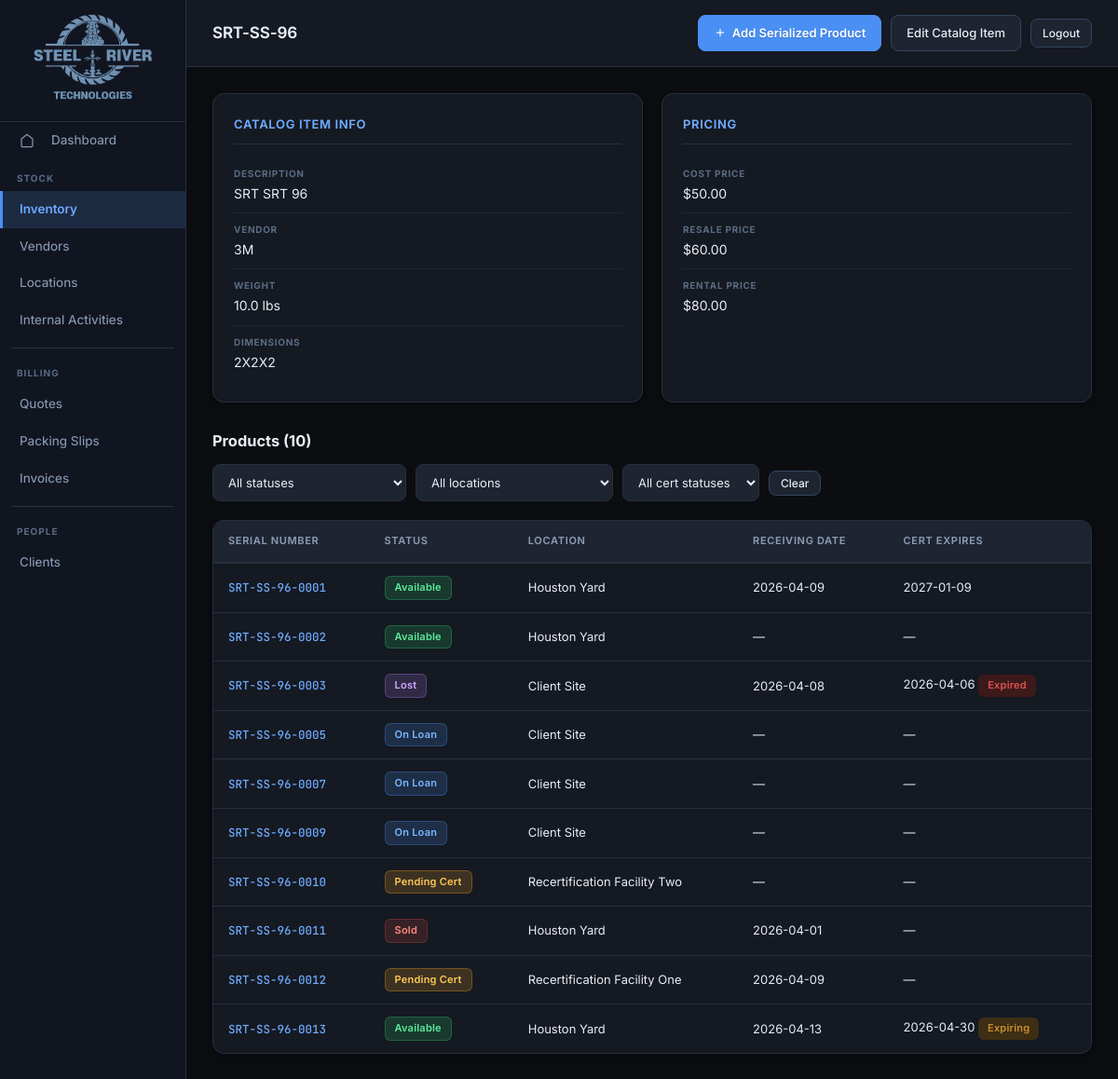
The app's page /inventory/part-number/SRT-SS-96, older data.
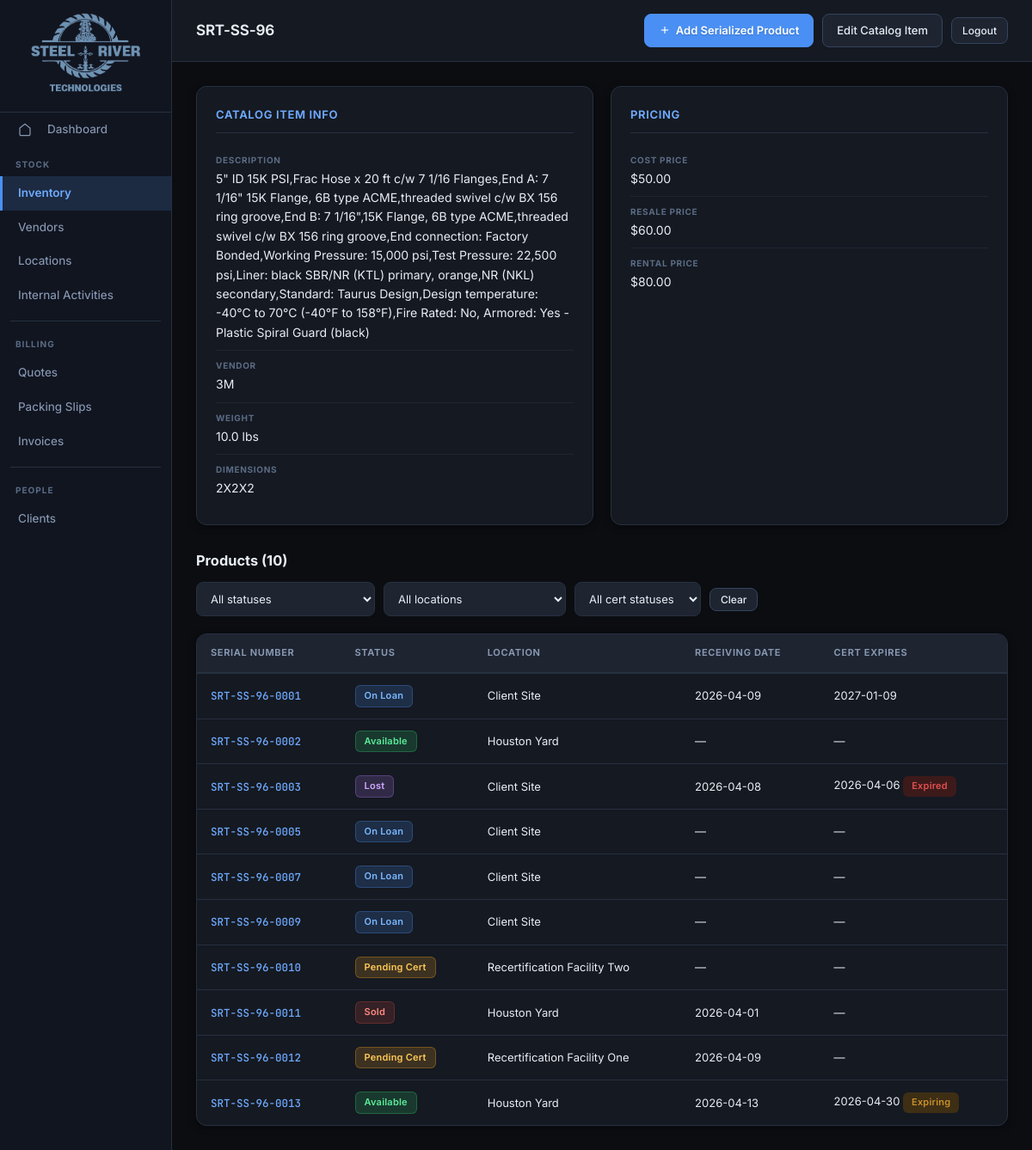
The same page, newer data.
### tables this page shows
CREATE TABLE PartNumber (
    parts_number    TEXT PRIMARY KEY,
    description     TEXT,
    cost_price      REAL,
    resale_price    REAL,
    rental_price    REAL,
    weight          REAL,
    dimensions      TEXT,
    vendor_name     TEXT REFERENCES Vendor(name)
, created_by TEXT, created_at TEXT, modified_by TEXT, modified_at TEXT);

CREATE TABLE "Product" (
            serial_number TEXT PRIMARY KEY,
            parts_number TEXT NOT NULL,
            status TEXT,
            location TEXT,
            receiving_date TEXT,
            certification_expiration_date TEXT, mtr_filename TEXT, drawing_filename TEXT, created_by TEXT, created_at TEXT, modified_by TEXT, modified_at TEXT);

### app/routes/inventory.py (the view)
@router.get("/part-number/{parts_number}", response_class=HTMLResponse)
def partnumber_detail(request: Request, parts_number: str):
    db = get_db()
    partnumber = db.execute(
        """SELECT pn.*, v.name as vendor_name
           FROM PartNumber pn
           LEFT JOIN Vendor v ON pn.vendor_name = v.name
           WHERE pn.parts_number=?""",
        (parts_number,),
    ).fetchone()
    products = db.execute(
        """SELECT p.*,
           (SELECT COUNT(*) FROM Transaction_External_Items WHERE parts_number = p.serial_number) as txn_count
           FROM Product p
           WHERE p.parts_number = ?
           ORDER BY p.serial_number""",
        (parts_number,),
    ).fetchall()
    vendors = db.execute("SELECT * FROM Vendor ORDER BY name").fetchall()
    locations = db.execute("SELECT * FROM Location ORDER BY name").fetchall()
    close_db()
    from datetime import date, timedelta
    today_str = date.today().isoformat()
    today_30_str = (date.today() + timedelta(days=30)).isoformat()
    return templates.TemplateResponse(
        "inventory/partnumber_detail.html",
        {
            "request": request,
            "partnumber": partnumber,
            "products": products,
            "vendors": vendors,
            "locations": locations,
            "status_options": get_status_options(),
            "today": today_str,
            "today_30": today_30_str,
        },
    )

### app/templates/inventory/partnumber_detail.html (shortened to what the changed rows need)
{% extends "base.html" %}
{% block page_title %}{{ partnumber.parts_number }}{% endblock %}
{% set active = "inventory" %}
{% block content %}
<div class="detail-grid">
  <div class="detail-section">
    <div class="detail-row">
      <span class="detail-label">Description</span>
      <span>{{ partnumber.description or "—" }}</span>
    </div>
    <div class="detail-row">
      <span class="detail-label">Vendor</span>
      <span>{{ partnumber.vendor_name or "—" }}</span>
    </div>
    <div class="detail-row">
      <span class="detail-label">Weight</span>
      <span>{{ partnumber.weight ~ " lbs" if partnumber.weight else "—" }}</span>
    </div>
    <div class="detail-row">
      <span class="detail-label">Dimensions</span>
      <span>{{ partnumber.dimensions or "—" }}</span>
    </div>
  </div>
  <div class="detail-section">
    <div class="detail-row">
      <span class="detail-label">Cost Price</span>
      <span>${{ "%.2f"|format(partnumber.cost_price) if partnumber.cost_price else "—" }}</span>
    </div>
    <div class="detail-row">
      <span class="detail-label">Resale Price</span>
      <span>${{ "%.2f"|format(partnumber.resale_price) if partnumber.resale_price else "—" }}</span>
    </div>
    <div class="detail-row">
      <span class="detail-label">Rental Price</span>
      <span>${{ "%.2f"|format(partnumber.rental_price) if partnumber.rental_price else "—" }}</span>
    </div>
  </div>
</div>
{% if products %}
<div class="table-wrap">
<table>
  <thead>
    <tr>
      <th>Serial Number</th>
      <th>Status</th>
      <th>Location</th>
      <th>Receiving Date</th>
      <th>Cert Expires</th>
    </tr>
  </thead>
  <tbody id="products-table-body">
    {% for p in products %}
    <tr data-status="{{ p.status }}" data-location="{{ p.location }}" data-cert="{% if p.certification_expiration_date %}{% if p.certification_expiration_date < today %}expired{% elif p.certification_expiration_date < today_30 %}expiring{% else %}yes{% endif %}{% else %}no{% endif %}" data-has-cert="{% if p.certification_expiration_date %}yes{% else %}no{% endif %}">
      <td><a href="/inventory/product/{{ p.serial_number }}" class="doc-num">{{ p.serial_number }}</a></td>
      <td>
        {% set s = p.status or "" %}
        {% if s == "Available" %}<span class="badge badge-available">{{ s }}</span>
        {% elif s == "Pending Cert" %}<span class="badge badge-pending">{{ s }}</span>
        {% elif s == "On Loan" %}<span class="badge badge-on-loan">{{ s }}</span>
        {% elif s == "Sold" %}<span class="badge badge-sold">{{ s }}</span>
        {% elif s == "Damaged" %}<span class="badge badge-damaged">{{ s }}</span>
        {% elif s == "In Repair" %}<span class="badge badge-in-repair">{{ s }}</span>
        {% elif s == "Retired / Decommissioned" %}<span class="badge badge-retired">{{ s }}</span>
        {% elif s == "Lost" %}<span class="badge badge-lost">{{ s }}</span>
        {% else %}—{% endif %}
      </td>
      <td>{{ p.location or "—" }}</td>
      <td>{{ p.receiving_date or "—" }}</td>
      <td>
        {% if p.certification_expiration_date %}
          {{ p.certification_expiration_date }}
        {% else %}
          —
        {% endif %}
      </td>
    </tr>
    {% endfor %}
  </tbody>
</table>
</div>
{% else %}
<div class="empty-state">
  No products under this catalog item yet.
  <a href="/inventory/product/new?parts_number={{ partnumber.parts_number }}" style="color:var(--accent)">Add one →</a>
</div>
{% endif %}
{% endblock %}

Row changes from the older to the newer data that the page shows:
changed PartNumber "SRT-SS-96": description "SRT SRT 96" → "5\" ID 15K PSI,Frac Hose x 20 ft c/w 7 1/16 Flanges,End A: 7 1/16\" 15K Flange, 6B type ACME,threaded swivel c/w BX 156 ring groove,End B: 7 1/16\",15K Flange, 6B type ACME,threaded swivel c/w BX 156 ring groove,End connection: Factory Bonded,Working Pressure: 15,000 psi,Test Pressure: 22,500 psi,Liner: black SBR/NR (KTL) primary, orange,NR (NKL) secondary,Standard: Taurus Design,Design temperature: -40°C to 70°C (-40°F to 158°F),Fire Rated: No, Armored: Yes - Plastic Spiral Guard (black)"
changed Product "SRT-SS-96-0001": location "Houston Yard" → "Client Site"; status "Available" → "On Loan"
